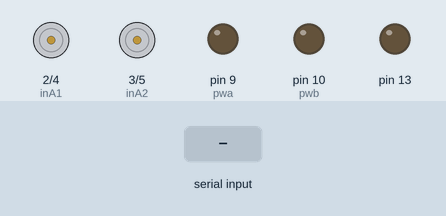
Recording of a sketch running on a simulated Arduino Uno, built with avr-gcc and run on an emulated ATmega328P. Shown: motor-driver pin pairs drawn as motors (green arrow = first pin HIGH = forward, orange = second pin HIGH = backward, longer = more drive), output pins drawn as LEDs (lit = HIGH). Inputs (shaded band) come from the test bench.

Above: at 1.2 s.
1.3 s: "0\n" received over Serial
At 1.6 s:
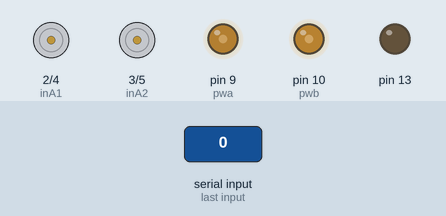
2.8 s: "200\n" received over Serial
4.3 s: "5\n" received over Serial
At 4.9 s:
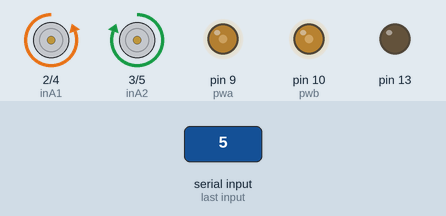
Timing chart, 0 to 7.3 s (numbered marks = the images above; inputs shaded):
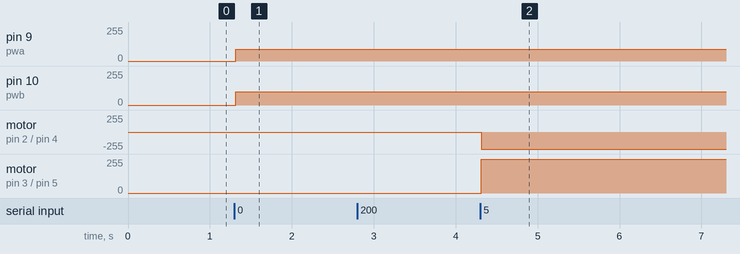

The sketch:

test_python_data_on_arduino.ino
```cpp
#include <SoftwareSerial.h>
SoftwareSerial mySerial(6,7);
int i = 0;int datah = 1;
String dataString = "";
int dataxuat =0;
int inA1 = 2;//inA1 giống như chân MT1 (chỉ là cách đặt tên thôi)
int inA2 = 3;//inA2 giống như chân MT2
int inB1 = 4;//inB1 giống như chân MT3
int inB2 = 5;//inB2 giống như chân MT4
int pwa = 9;
int pwb = 10;
//int toado_x = 0;
void setup() {
  // put your setup code here, to run once:
Serial.begin(9600);Serial.begin(9600);
  pinMode(inA1, OUTPUT);
  pinMode(inA2, OUTPUT);
  pinMode(inB1, OUTPUT);
  pinMode(inB2, OUTPUT);
pinMode(13,OUTPUT);
digitalWrite(13,LOW);
  pinMode(pwa, OUTPUT);
  pinMode(pwb, OUTPUT);
mySerial.begin(9600);
}
int chuyendoi(String s){
  int i = 0;
   for (int j = 0;j<s.length();j++){
    char x = s.charAt(j);
      i = i*10 + atoi(x);
      }
  return i;
  }
void chuyendong(int x){

  if ( x < 250 && x>190){
    digitalWrite(inA1, HIGH);
    digitalWrite(inA2, LOW);
    digitalWrite(inB1, HIGH);
    digitalWrite(inB2, LOW);
    delay(5);
   }
//quay phai
  if (x < 190){
    analogWrite(pwa, 90);analogWrite(pwb, 100);
    digitalWrite(inA1, LOW);
    digitalWrite(inA2, HIGH);
    digitalWrite(inB1, HIGH);
    digitalWrite(inB2, LOW);
    delay(5);
    }

  //quaytrai;
  if (x > 250){
    analogWrite(pwa, 90);analogWrite(pwb, 100);
    digitalWrite(inA1, HIGH);
    digitalWrite(inA2, LOW);
    digitalWrite(inB1, LOW);
    digitalWrite(inB2, HIGH);
    delay(5);
    }
  if (x == 0){
    digitalWrite(inA1, LOW);
    digitalWrite(inA2, LOW);
    digitalWrite(inB1, LOW);
    digitalWrite(inB2, LOW);
    delay(5);
    }
}
void nextionSet(String object, String data)
{
  String command = String(object) + String("=\"") + data + String("\"");
  mySerial.print(command);
  mySerial.write(0xff);
  mySerial.write(0xff);
  mySerial.write(0xff);
  Serial.println(command);
}

void nextionSet(String object, int data)
{
  String command = String(object) + String("=") + data;
  mySerial.print(command);
  mySerial.write(0xff);
  mySerial.write(0xff);
  mySerial.write(0xff);
}


void loop() {

  while(Serial.available()>0){
      //int datatupc = Serial.read();
      //nextionSet(String("n0") + String(".val"), datatupc);

        //dataString += (char)datatupc;
        //int x = dataString.toInt();
        //nextionSet(String("n0") + String(".val"), x);
        //if (dataString == "4"){delay(10);digitalWrite(13,HIGH);}
        //dataString = "";
    //delay(50);
    String datatupcchuoi = Serial.readStringUntil('\n');
    //nextionSet("page0.t0.txt", String(datatupcchuoi));
    if (datatupcchuoi.length() <= 4){
    int toado_x = datatupcchuoi.toInt();
    nextionSet(String("n0") + String(".val"), toado_x);
    chuyendong(toado_x);

    //quaytrai(toado_x);

    //dithang(toado_x);}
    }
     }
}
```

Measured:
- after the input at 1.3 s, pin 9 (pwa): 0/255 → 90/255 at once; pin 10 (pwb): 0/255 → 100/255 at once
- after the input at 4.3 s, motor on pin 2 (inA1) / pin 4 (inB1): stopped → backward 255/255 at once; motor on pin 3 (inA2) / pin 5 (inB2): stopped → forward 255/255 at once
